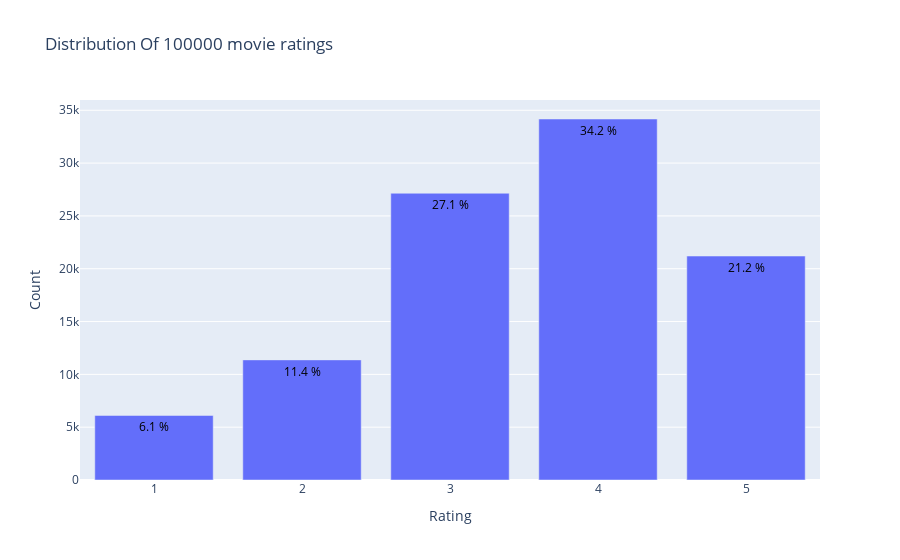

Notebook code for this chart:
### Markdown cell above
### Ratings distribution

The first thing is to analyze the distribution of ratings to understand among other things:

- The rating scale: is it 0-5, 1-5, 1-10....
- The distribution of the ratings: are the users biased to high or low rates?
- Are the users using the entire rating scale? e.g.: sometimes people performs binary ratings even if you provide them with a more granular scale (5 good, 1 bad and nothing in between)

**Note:** Don't be scared by the following code. Basically, I am counting the number of times each rating occurs in the dataset and plot the data in a fancy plotly histogram that you can interact with. If you are not very well versed in Python, you can just perform the counting an print the results

### Code cell
from plotly.offline import init_notebook_mode, plot, iplot
import plotly.graph_objs as go
init_notebook_mode(connected=True)

# Count the number of times each rating appears in the dataset
data = df['rating'].value_counts().sort_index(ascending=False)

# Create the histogram
trace = go.Bar(x = data.index,
               text = ['{:.1f} %'.format(val) for val in (data.values / df.shape[0] * 100)],
               textposition = 'auto',
               textfont = dict(color = '#000000'),
               y = data.values,
               )
# Create layout
layout = dict(title = 'Distribution Of {} movie ratings'.format(df.shape[0]),
              xaxis = dict(title = 'Rating'),
              yaxis = dict(title = 'Count'))
# Create plot
fig = go.Figure(data=[trace], layout=layout)
iplot(fig)

### Figure 1 — Plotly figure (JSON) as saved in the notebook; plotly's stock layout.template omitted (floating-point values rounded to 4 significant figures)
{"data": [{"text": ["21.2 %", "34.2 %", "27.1 %", "11.4 %", "6.1 %"], "textfont": {"color": "#000000"}, "textposition": "auto", "type": "bar", "x": [5, 4, 3, 2, 1], "y": [21201, 34174, 27145, 11370, 6110]}], "layout": {"title": {"text": "Distribution Of 100000 movie ratings"}, "xaxis": {"title": {"text": "Rating"}}, "yaxis": {"title": {"text": "Count"}}}}
